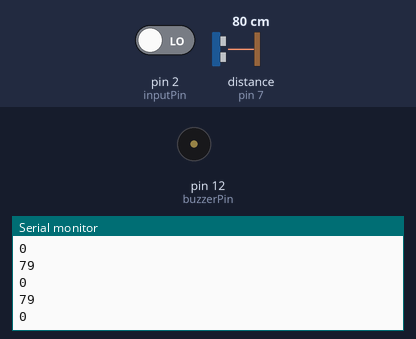
Recording of a sketch running on a simulated Arduino Uno, built with avr-gcc and run on an emulated ATmega328P. On the bench: buzzer (waves = sounding, pin HIGH), the last lines printed to the serial monitor. Wiring (inferred from the names in the program): ultrasonic range finder: trigger pin 8; echo pin 7. The inputs (shaded band) are chosen by the test bench; at power-on: pin 2 (inputPin) LOW, distance to the obstacle (sensor on pin 7) 80 cm. The echo pulse lasts 58.3 µs per cm; pins used as bus, display or sensor lines are not drawn.

Above: at 1.2 s.
1.3 s: pin 2 (inputPin) driven HIGH
At 1.35 s:
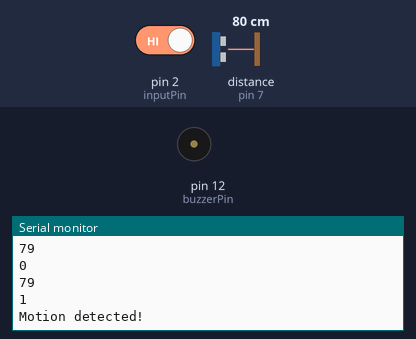
2.8 s: pin 2 (inputPin) driven LOW
At 2.84 s:
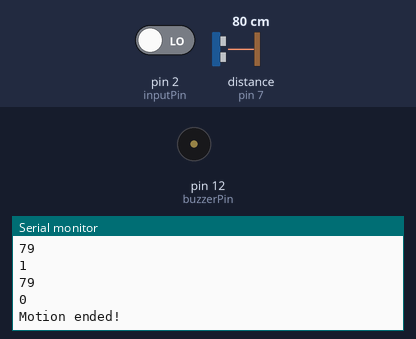
Timing chart, 0 to 5.8 s (numbered marks = the images above; inputs shaded):
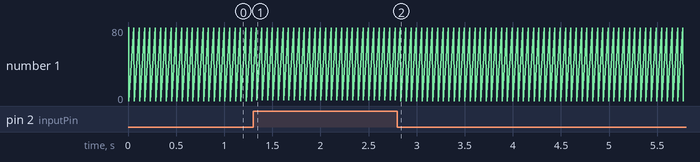

The sketch:

mixed.ino
```cpp
/*
 * For more information, see http://arduino.cc/en/Tutorial/Tone
*/
const int buzzerPin = 12;

/* PIR sensor tester */
int inputPin = 2;               // choose the input pin (for PIR sensor)
int pirState = LOW;             // we start, assuming no motion detected
int val = 0;                    // variable for reading the pin status

/*
  HC-SR04 Ping distance sensor:
  VCC to arduino 5v
  GND to arduino GND
  Echo to Arduino pin 7
  Trig to Arduino pin 8

  This sketch originates from Virtualmix: http://goo.gl/kJ8Gl
  Has been modified by Winkle ink here: http://winkleink.blogspot.com.au/2012/05/arduino-hc-sr04-ultrasonic-distance.html
  And modified further by ScottC here: http://arduinobasics.blogspot.com.au/2012/11/arduinobasics-hc-sr04-ultrasonic-sensor.html
  on 10 Nov 2012.
*/

//US sensor
#define echoPin 7 // Echo Pin
#define trigPin 8 // Trigger Pin
#define piPin 6 // Trigger Pin

//#define ledPin 13 // Onboard LED

int maximumRange = 200; // Maximum range needed
int minimumRange = 0; // Minimum range needed
long duration, distance; // Duration used to calculate distance

void setup() {
  Serial.begin (9600);
  pinMode(trigPin, OUTPUT);
  pinMode(echoPin, INPUT);
  // pinMode(ledPin, OUTPUT); // Use LED indicator (if required)
  pinMode(inputPin, INPUT);    // declare IR sensor as input
  pinMode(buzzerPin, OUTPUT);

  //delay(30000); //30seconds delay before start
}

void loop() {
  /*  UltraSonic Sensor
   *  The following trigPin/echoPin cycle is used to determine the
    distance of the nearest object by bouncing soundwaves off of it. */
  digitalWrite(trigPin, LOW);
  delayMicroseconds(2);

  digitalWrite(trigPin, HIGH);
  delayMicroseconds(10);

  digitalWrite(trigPin, LOW);
  duration = pulseIn(echoPin, HIGH);

  //Calculate the distance (in cm) based on the speed of sound.
  distance = duration / 58.2;

  if (distance >= maximumRange || distance <= minimumRange) {
    /* Send a negative number to computer and Turn LED ON
      to indicate "out of range" */
    Serial.println("-1");
    // digitalWrite(ledPin, HIGH);
  } else {
    /* Send the distance to the computer using Serial protocol, and
      turn LED OFF to indicate successful reading. */
    Serial.println(distance);

    if(distance > 3 && distance < 90){
     //  tone(buzzerPin, 349, 200); //{262, 294, 330, 349, 392, 440, 494, 523};
    } else {
    //  noTone(buzzerPin);
    }

    // digitalWrite(ledPin, LOW);
  }

  // PIR SENSOR
  val = digitalRead(inputPin);  // read input value
  Serial.println(val);
  if (val == HIGH) {            // check if the input is HIGH
    //   digitalWrite(ledPin, HIGH);  // turn LED ON
    if (pirState == LOW) {
      // we have just turned on
      Serial.println("Motion detected!");
//      analogWrite(buzzerPin, 240);
   //   delay(7000);
      // We only want to print on the output change, not state
      pirState = HIGH;
    }
  } else {
    //    digitalWrite(ledPin, LOW); // turn LED OFF
    if (pirState == HIGH) {
      // we have just turned of
      Serial.println("Motion ended!");
//      analogWrite(buzzerPin, 0);
      // We only want to print on the output change, not state
      pirState = LOW;
    }
  }

  //Delay 50ms before next reading.
  delay(50);
}

////Alternative US calculations
//// See: http://www.parallax.com/dl/docs/prod/acc/28015-PING-v1.3.pdf
//
//long microsecondsToCentimeters(long microseconds) {
//  // The speed of sound is 340 m/s or 29 microseconds per centimeter.
//  // The ping travels out and back, so to find the distance of the
//  // object we take half of the distance travelled.
//
//  return microseconds / 29 / 2;
//}
```

Measured:
- after the input at 1.3 s, the serial monitor: prints a new line at once (image 1)
- after the input at 2.8 s, the serial monitor: prints a new line at once (image 2)
- plotted number 1: 0 → 1 after the input at 1.3 s
